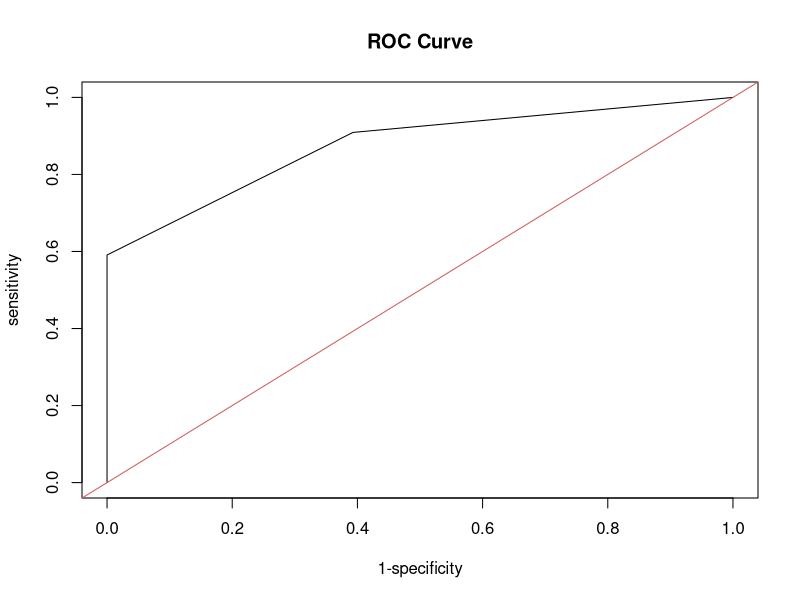

Generate this figure with R:
## ---- chunk 1
views <- read.table(header=TRUE,text="
State Viewed Temples
Alabama 0 1 
Alaska 0 1
Arizona 1 6
Arkansas 0 0
California 1 7
Colorado 1 2
Connecticut 0 1  
Delaware 0 0
Florida 1 2
Georgia 1 1
Hawaii 0 0
Idaho 1 5
Illinois 1 2
Indiana 1 1
Iowa 0 0
Kansas 0 0
Kentucky 0 1
Louisiana 0 1
Maine 0 0
Maryland 0 1
Massachusetts 0 1
Michigan 0 1
Minnesota 0 0
Mississippi 0 0
Missouri 1 0
Montana 0 1
Nebraska 0 0
Nevada 1 2
NewHampshire 0 0
NewJersey 0 0
NewMexico 1 1
NewYork 1 2
NorthCarolina 1 1
NorthDakota 0 0
Ohio 1 1
Oklahoma 0 1
Oregon 1 2
Pennsylvania 1 1
RhodeIsland 0 0
SouthCarolina 0 1
SouthDakota 0 0
Tennessee 1 2
Texas 1 4
Utah 1 17
Vermont 0 0
Virginia 1 0
Washington 1 3
WestVirginia 0 0
Wisconsin 0 0
Wyoming 1 1"
)


#Model
# log(P(viewers>500|Temples)/P(viewers<500|Temples))= beta0 + beta1 Temples
out.views <- glm(Viewed~Temples,data=views, family="binomial")
summary(out.views)
## For a one number increase in Temples for a state (for example, moving from 1 to 2) we estimate the odds of viewership exceeding 500 increasing 11.41 times. (exp(2.4343)).
exp(confint(out.views)[,-1]) # 95% confidence interval for that value being (3.386 72.080)
reduced.views <-  glm(Viewed~ +1,data=views, family="binomial") #+1 is y intercept
anova(out.views,reduced.views,test="Chisq") # way lower p-value, so using this one. 
# We rejected the hypothesis that number of temples (corresponding to member population) has no effect on Christmas devotional viewership for that state. Number of temples has a statistically significant effect on odds of passing viewership exceeding 500 (pvalue=0.0329, Chisquared value=-29.66). 
#4
library(ROCR)
pred <- prediction(predict(out.views,newdata=views,type="response"), views$Viewed)
perf <-performance(pred,measure="tpr",x.measure="fpr") #tpr true positive rate, false positive rate on x
plot(perf,xlab="1-specificity",ylab="sensitivity",main="ROC Curve")
abline(0,1,col="indianred")
#5
performance(pred,measure="auc") #0.8741883


ncar <- predict(out.views, newdata = data.frame(Temples=1),type="response",se.fit = TRUE)
ncar$fit
ncar$fit+c(-1,1)*1.96*ncar$se.fit # Estimate =.4625, 95% CI (0.265, 0.660)
